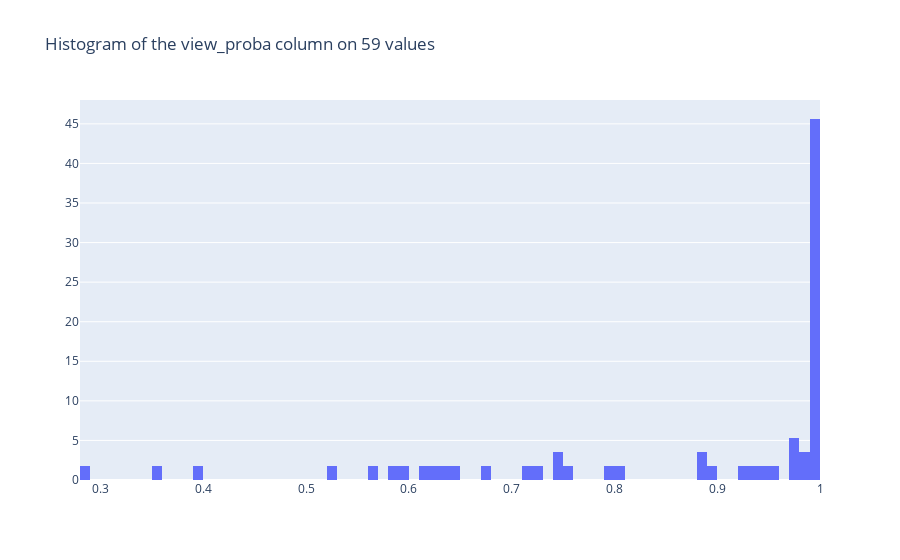

The notebook cell this image was saved under:
### Code cell
plot_hist(df_view_err_others, 'view_proba')

### Figure 1 — Plotly figure (JSON) as saved in the notebook; plotly's stock layout.template omitted (floating-point values rounded to 4 significant figures)
{"data": [{"histnorm": "percent", "type": "histogram", "x": [0.9979, 0.6751, 0.6288, 0.9909, 0.7247, 0.3929, 0.9978, 0.3504, 1, 0.6445, 0.9972, 0.7966, 0.9999, 0.7128, 0.996, 0.9816, 1.0, 0.885, 0.9999, 0.5895, 0.9963, 0.8832, 1, 0.9991, 0.9961, 0.9932, 0.999, 0.9963, 0.6343, 0.938, 0.6182, 0.9737, 0.5631, 0.5269, 0.9498, 0.9997, 0.9761, 0.9998, 0.9831, 0.7461, 0.9966, 0.8958, 0.9999, 0.9999, 1.0, 0.5905, 0.9906, 0.9252, 0.2835, 0.8076, 0.7459, 1.0, 0.954, 0.9995, 0.9999, 0.9755, 0.9989, 0.7514, 0.9998], "xbins": {"end": 1, "size": 0.01, "start": 0}}], "layout": {"title": {"text": "Histogram of the view_proba column on 59 values"}}}
